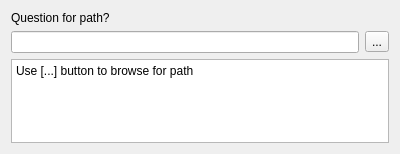
<?xml version="1.0" encoding="UTF-8"?>
<ui version="4.0">
 <class>WizardPage</class>
 <widget class="QWizardPage" name="WizardPage">
  <property name="geometry">
   <rect>
    <x>0</x>
    <y>0</y>
    <width>400</width>
    <height>154</height>
   </rect>
  </property>
  <property name="windowTitle">
   <string>WizardPage</string>
  </property>
  <layout class="QGridLayout" name="gridLayout">
   <item row="0" column="0">
    <layout class="QVBoxLayout" name="verticalLayout">
     <item>
      <widget class="QLabel" name="question_label">
       <property name="text">
        <string>Question for path?</string>
       </property>
      </widget>
     </item>
     <item>
      <layout class="QHBoxLayout" name="horizontalLayout">
       <item>
        <widget class="QLineEdit" name="path_ledit"/>
       </item>
       <item>
        <widget class="QToolButton" name="browse_btn">
         <property name="text">
          <string>...</string>
         </property>
        </widget>
       </item>
      </layout>
     </item>
     <item>
      <spacer name="verticalSpacer">
       <property name="orientation">
        <enum>Qt::Vertical</enum>
       </property>
       <property name="sizeHint" stdset="0">
        <size>
         <width>20</width>
         <height>40</height>
        </size>
       </property>
      </spacer>
     </item>
     <item>
      <widget class="QPlainTextEdit" name="warning_edit">
       <property name="verticalScrollBarPolicy">
        <enum>Qt::ScrollBarAlwaysOff</enum>
       </property>
       <property name="undoRedoEnabled">
        <bool>false</bool>
       </property>
       <property name="readOnly">
        <bool>true</bool>
       </property>
       <property name="plainText">
        <string>Use [...] button to browse for path</string>
       </property>
      </widget>
     </item>
    </layout>
   </item>
  </layout>
 </widget>
 <resources/>
 <connections/>
</ui>
